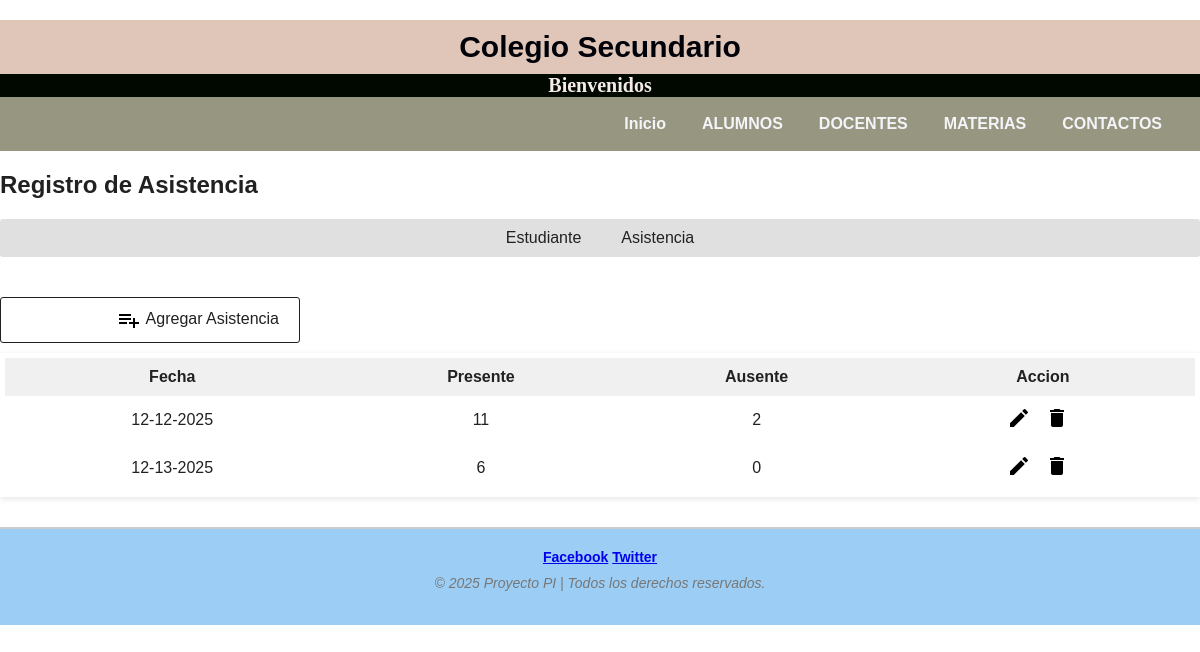
Page /mainfile/Alumnos.php?action=attendance on the committed database.
### tables this page shows
CREATE TABLE `tbl_asistencia` (
  `id` int(11) NOT NULL,
  `presente` tinyint(4) NOT NULL,
  `ausente` tinyint(4) NOT NULL,
  `asistencia_fecha` date NOT NULL,
  `estudiante_id` int(11) NOT NULL
);

### Modelo/DBController.php (called while the page is built, shortened)
<?php
class DBController {
    private $host = "localhost";
    private $user = "root";
    private $password = "";
    private $database = "c";
    private $conn;
    function __construct() {
        $this->conn = $this->connectDB();
    }
    public function connectDB() {
        return mysqli_connect($this->host, $this->user, $this->password, $this->database);
    }
    public function runBaseQuery($query) {
        $result = $this->conn->query($query);
        $resultset = [];
        if ($result && $result->num_rows > 0) {
            while ($row = $result->fetch_assoc()) {
                $resultset[] = $row;
            }
        }
        return $resultset;
    }
}
?>

### Modelo/Attendance.php (called while the page is built, shortened)
<?php
require_once ("../Modelo/DBController.php");
class Attendance {
    private $db_handle;
    function __construct() {
        $this->db_handle = new DBController();
    }
    function getAttendance() {
        $sql = "SELECT id, asistencia_fecha, sum(presente) as presente, sum(ausente) as ausente FROM tbl_asistencia GROUP By asistencia_fecha";
        $result = $this->db_handle->runBaseQuery($sql);
        return $result;
    }
}
?>

### mainfile/attendance.php (the view, shortened to what this page needs)
<?php require_once(__DIR__ . '/header.php');?>
    <div style="text-align: right; margin: 20px 0px 10px;">
        <a id="btnAddAction" href="Alumnos.php?action=attendance-add"><img src="../image/icon-add.png" />Agregar Asistencia</a>
    </div>
    <div id="toys-grid">
        <table cellpadding="10" cellspacing="1" class="attendance_table">
            <thead>
                <tr>
                    <th><strong>Fecha</strong></th>
                    <th><strong>Presente</strong></th>
                    <th><strong>Ausente</strong></th>
                    <th><strong>Accion</strong></th>
                </tr>
            </thead>
            <tbody>
                    <?php
                    if (! empty($result)) {
                        foreach ($result as $k => $v) {
                            ?>
          <tr>
                    <td><?php
                    $attendance_date = "";
                    if(!empty($result[$k]["asistencia_fecha"])) {
                        $attendance_timestamp = strtotime($result[$k]["asistencia_fecha"]);
                        $attendance_date = date("m-d-Y", $attendance_timestamp);
                    }
                    echo $attendance_date; ?></td>
                    <td><?php echo $result[$k]["presente"]; ?></td>
                    <td><?php echo $result[$k]["ausente"]; ?></td>
                    <td><a class="btnEditAction"
                        href="Alumnos.php?action=attendance-edit&date=<?php echo $result[$k]["asistencia_fecha"]; ?>">
                        <img src="../image/icon-edit.png" />
                        </a>
                        <a onclick="return confirm('Confirma Eliminar Registro?');" class="btnDeleteAction"
                        href="Alumnos.php?action=attendance-delete&date=<?php echo $result[$k]["asistencia_fecha"]; ?>">
                        <img src="../image/icon-delete.png" />
                        </a>
                    </td>
                </tr>
                    <?php
                        }
                    }
                    ?>
        </table>
    </div>
</body>
</html>

### mainfile/css/estilos_de_contenido.css (style rules this page uses)
body { margin: 0; padding: 0; min-height: 100vh; width: 100%; }
table { width: 100%; border: 5px solid white; background-color: #eedbdb; box-shadow: 0 2px 6px rgba(0, 0, 0, 0.1); }

### mainfile/css/style.css (style rules this page uses)
body { width: 100%; font-family: Arial, sans-serif; color: #212121; margin: 0; padding: 0; }
#toys-grid { margin-bottom: 30px; width: 100%; }
#toys-grid table { width: 100%; background-color: #F0F0F0; border-collapse: collapse; }
#toys-grid table td { background-color: #FFFFFF; padding: 10px; }
#btnAddAction, #btnSubmit { padding: 10px 20px; border-radius: 3px; cursor: pointer; display: block; width: 100%; max-width: 300px; margin-bottom: 10px; box-sizing: border-box; }
#btnAddAction { color: #212121; text-decoration: none; border: 1px solid #212121; background-color: transparent; }
#btnAddAction img { margin-right: 5px; vertical-align: middle; }
.btnEditAction, .btnDeleteAction { cursor: pointer; text-decoration: none; margin-right: 10px; }
.attendance_table td { text-align: center; }

### rows in the picture
tbl_asistencia: asistencia_fecha "12-12-2025", presente "11", ausente "2"
tbl_asistencia: asistencia_fecha "12-13-2025", presente "6", ausente "0"

### other values in the picture
$nombre_sitio "Colegio Secundario"
$nombre_secundario "Bienvenidos"
